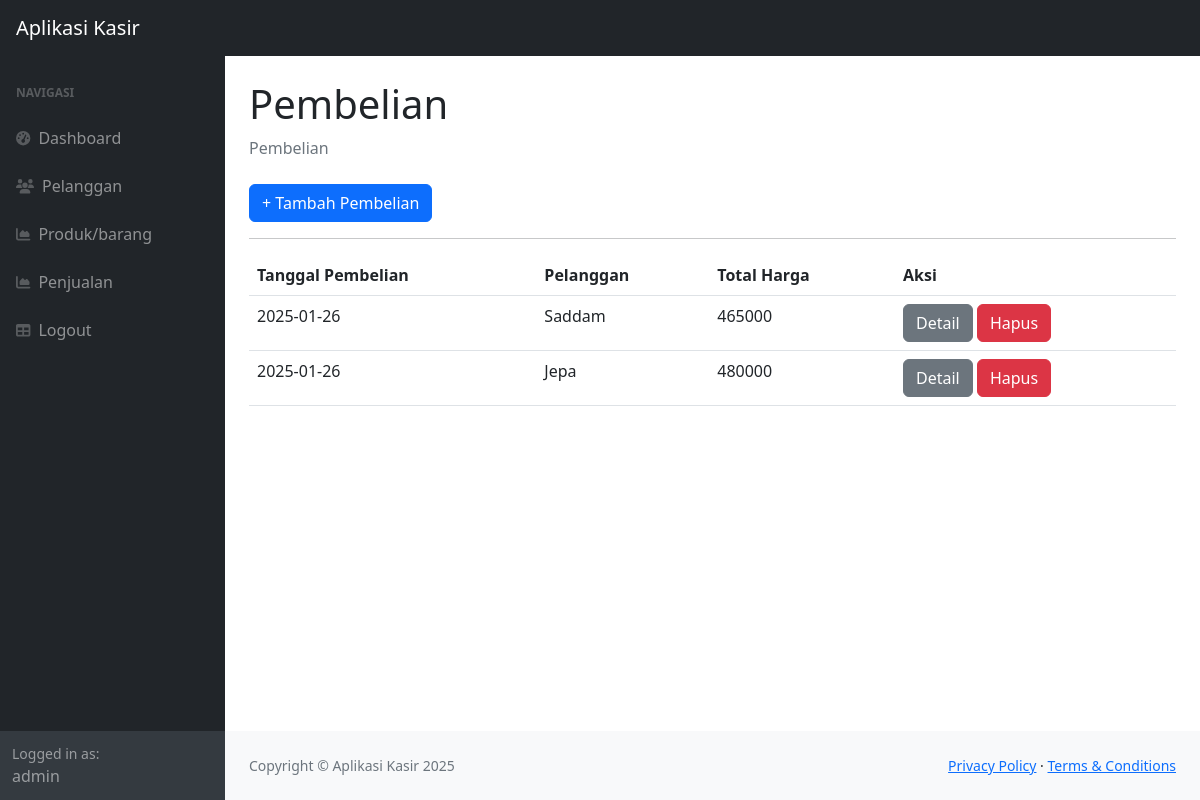
Page /index.php?page=pembelian (signed in) on the committed database.
### tables this page shows
CREATE TABLE `penjualan` (
  `id_penjualan` int(11) NOT NULL,
  `tanggal_penjualan` date NOT NULL,
  `total_harga` int(11) NOT NULL,
  `id_pelanggan` int(11) NOT NULL
);

CREATE TABLE `pelanggan` (
  `id_pelanggan` int(11) NOT NULL,
  `nama_pelanggan` varchar(255) DEFAULT NULL,
  `alamat` text DEFAULT NULL,
  `no_telepon` varchar(255) DEFAULT NULL
);

### pembelian.php (the view)
<div class="container-fluid px-4">
    <h1 class="mt-4">Pembelian</h1>
    <ol class="breadcrumb mb-4">
        <li class="breadcrumb-item active">Pembelian</li>
    </ol>
    <a href="?page=pembelian_tambah" class="btn btn-primary">+ Tambah Pembelian</a>
    <hr>
    <table class="table">
        <tr>
            <th>Tanggal Pembelian</th>
            <th>Pelanggan</th>
            <th>Total Harga</th>
            <th>Aksi</th>
        </tr>
        <?php
        $query = mysqli_query($koneksi, "SELECT * FROM penjualan LEFT JOIN pelanggan on pelanggan.id_pelanggan = penjualan.id_pelanggan");
        while ($data = mysqli_fetch_array($query)) {
        ?>
        <tr>
            <td><?= $data['tanggal_penjualan'] ?></td>
            <td><?= $data['nama_pelanggan'] ?></td>
            <td><?= $data['total_harga'] ?></td>
            <td>
                <a href="?page=pembelian_detail&&id=<?= $data['id_penjualan']; ?>" class="btn btn-secondary">Detail</a>
                <a href="?page=penjualan_hapus&&id=<?= $data['id_penjualan']; ?>" class="btn btn-danger">Hapus</a>
            </td>
        </tr>
        <?php
        }
        ?>
    </table>
</div>

### rows in the picture
penjualan: tanggal_penjualan "2025-01-26", id_pelanggan.nama_pelanggan "Saddam", total_harga "465000"
penjualan: tanggal_penjualan "2025-01-26", id_pelanggan.nama_pelanggan "Jepa", total_harga "480000"

### other values in the picture
$_SESSION['user']['nama'] "admin"
